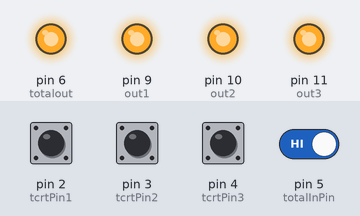
Bench run of a sketch on a simulated Arduino Uno, built with avr-gcc and run on an emulated ATmega328P. Parts: output pins drawn as LEDs (lit = HIGH). The inputs (shaded band) are chosen by the test bench; at power-on: pin 2 (tcrtPin1), pin 3 (tcrtPin2), pin 4 (tcrtPin3), pin 5 (totalInPin) HIGH.

Above: at 1.2 s.
1.3 s: pin 2 (tcrtPin1) pulled LOW for 0.15 s
At 1.37 s:
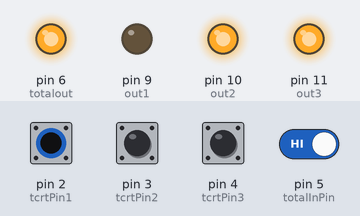
2.9 s: pin 3 (tcrtPin2) pulled LOW for 0.15 s
At 2.97 s:
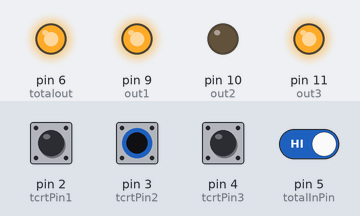
4.5 s: pin 4 (tcrtPin3) pulled LOW for 0.15 s
At 4.57 s:
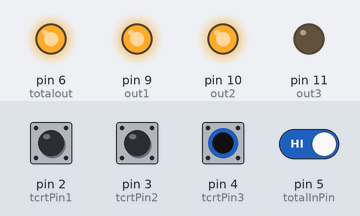
6.1 s: pin 5 (totalInPin) driven LOW
At 6.8 s:
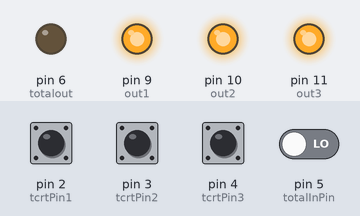
7.6 s: pin 2 (tcrtPin1) pulled LOW for 1 s
At 7.9 s:
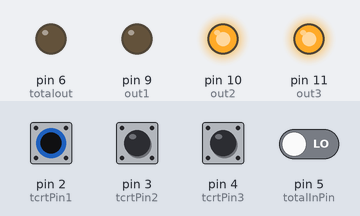
10.1 s: pin 3 (tcrtPin2) pulled LOW for 1 s
At 10.9 s:
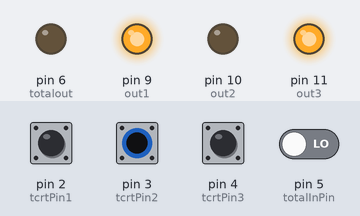
Timing chart, 0 to 13.1 s (numbered marks = the images above; inputs shaded):
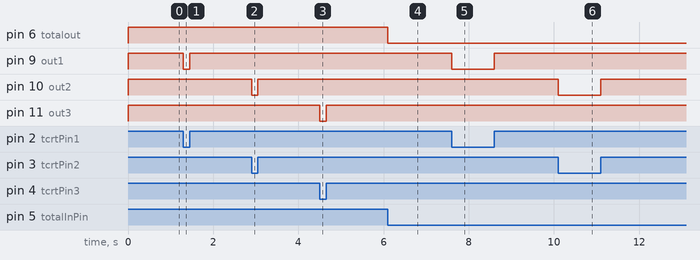

Measured:
- after the input at 1.3 s, pin 9 (out1): HIGH → LOW at once, → HIGH 0.15 s later
- after the input at 2.9 s, pin 10 (out2): HIGH → LOW at once, → HIGH 0.15 s later
- after the input at 4.5 s, pin 11 (out3): HIGH → LOW at once, → HIGH 0.15 s later
- after the input at 6.1 s, pin 6 (totalout): HIGH → LOW at once
- after the input at 7.6 s, pin 9 (out1): HIGH → LOW at once, → HIGH 1.0 s later
- after the input at 10.1 s, pin 10 (out2): HIGH → LOW at once, → HIGH 1.0 s later

The sketch:

AST31_Party_probe.ino
```cpp
//AST party probe, for use with Line followers, use TRS jack to connect GND, 5v these can be summed into the totalout via resistors or a button
const int tcrtPin1 = 2;
const int tcrtPin2 = 3;
const int tcrtPin3 = 4;
const int totalInPin = 5;
const int out1 = 9;
const int out2 = 10;
const int out3 = 11;
const int totalout = 6;

void setup()
{
  pinMode(tcrtPin1, INPUT_PULLUP);
  pinMode(tcrtPin2, INPUT_PULLUP);
  pinMode(tcrtPin3, INPUT_PULLUP);
  pinMode(totalInPin, INPUT);

  pinMode(out1, OUTPUT);
  pinMode(out2, OUTPUT);
  pinMode(out3, OUTPUT);
  pinMode(totalout, OUTPUT);
}

void loop() {
  boolean val1 = digitalRead(tcrtPin1); // read the value of tcrt5000
  if (val1 == HIGH) //if it is HiGH
  {
    digitalWrite(out1, HIGH);
  }
  else
  {
    digitalWrite(out1, LOW);
  }
  boolean val2 = digitalRead(tcrtPin2); // read the value of tcrt5000
  if (val2 == HIGH) //if it is HiGH
  {
    digitalWrite(out2, HIGH);
  }
  else
  {
    digitalWrite(out2, LOW);
  }
  boolean val3 = digitalRead(tcrtPin3); // read the value of tcrt5000
  if (val3 == HIGH) //if it is HiGH
  {
    digitalWrite(out3, HIGH);
  }
  else
  {
    digitalWrite(out3, LOW);
  }
  boolean val4 = digitalRead(totalInPin); // read the value of tcrt5000
  if (val4 == LOW) //if it is HiGH
  {
    digitalWrite(totalout, LOW);
  }
  else
  {
    digitalWrite(totalout, HIGH);
  }
}
```
